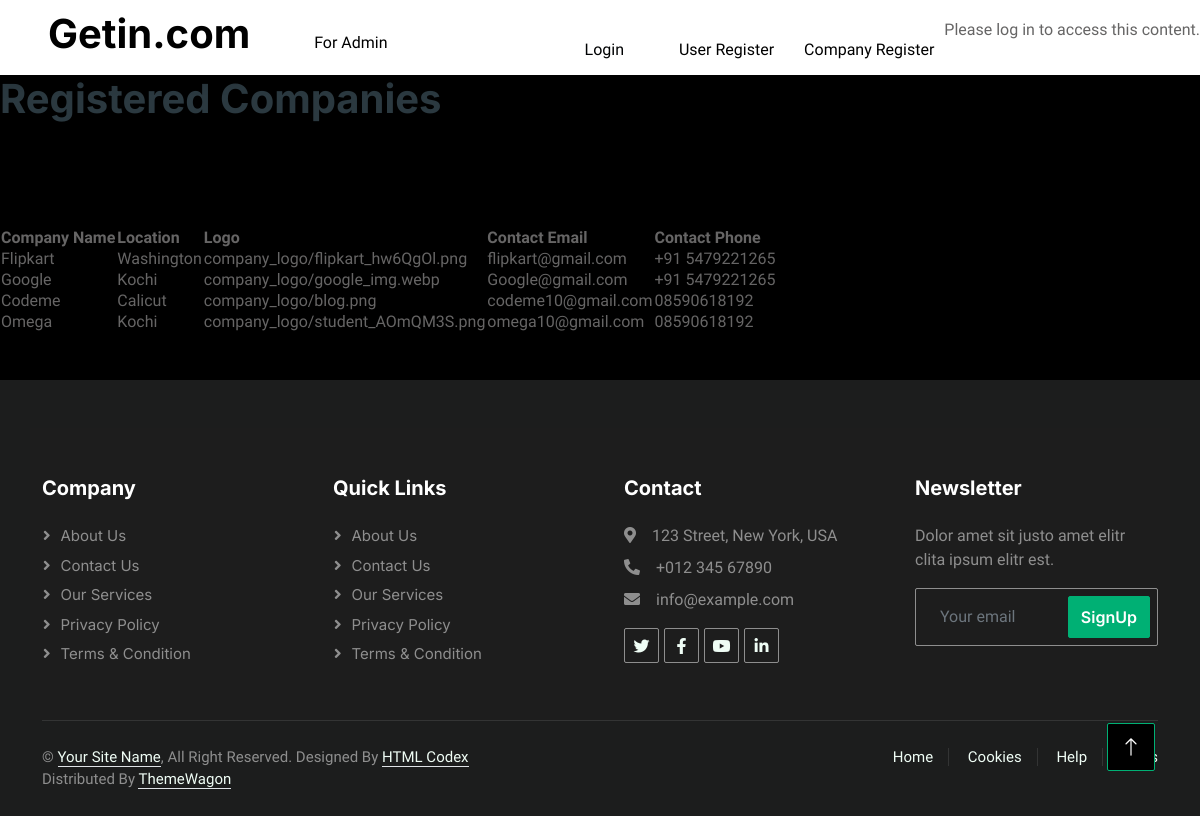
/registered_companies, run on an earlier commit of the app's database.
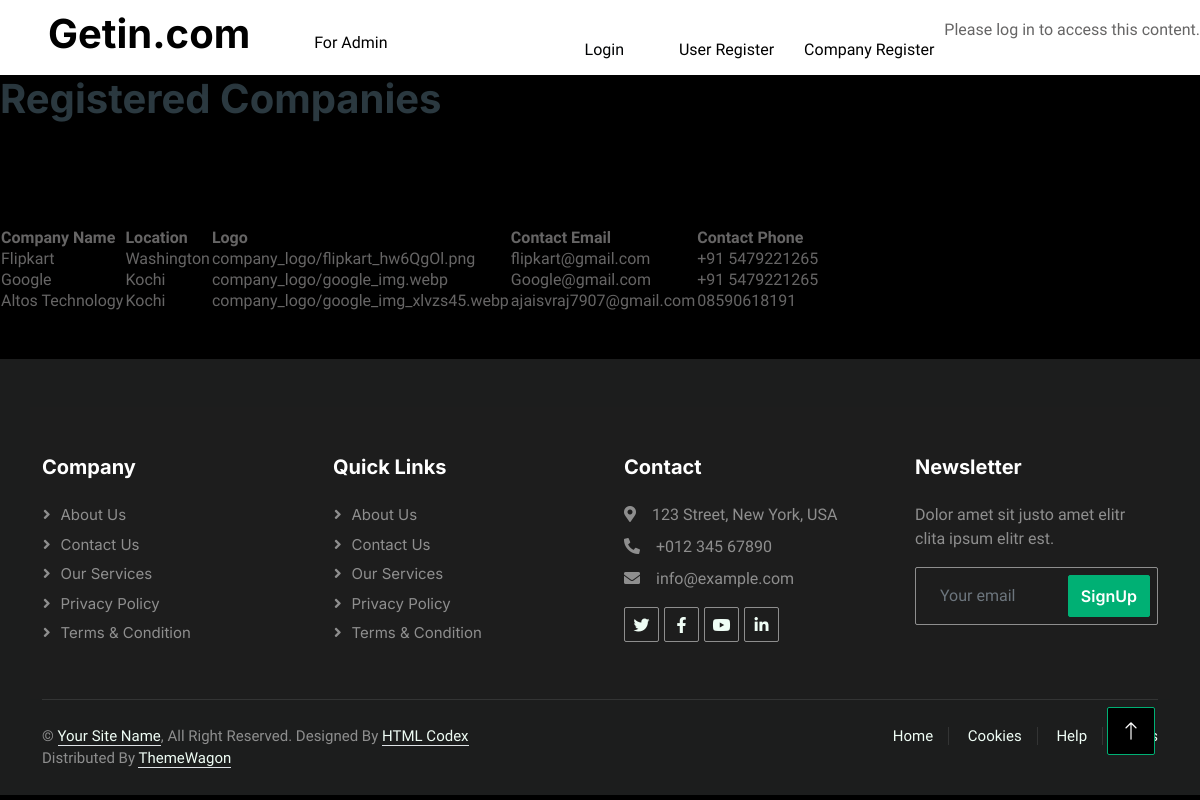
And on a later commit of the database.
### company/models.py (models this page shows, shortened)
class CompanyProfile(models.Model):
    user = models.OneToOneField(Company,on_delete=models.CASCADE)
    company_name = models.CharField(max_length=100)
    location = models.CharField(max_length=100)
    logo = models.ImageField(upload_to="company_logo/",null=True,blank=True)
    contact_email = models.EmailField()
    contact_phone = models.CharField(max_length=15)

### company/views.py (the view)
# urls.py: path('registered_companies',registered_companies,name ='registered_companies'),
def registered_companies(request):
    registered_companies = CompanyProfile.objects.all()
    context = {"registered_companies":registered_companies}
    return render(request,'company/registered_companies.html',context)

### templates/company/registered_companies.html
{% extends 'base.html' %}
{% block content %}
<h1>Registered Companies</h1>
{% if registered_companies %}
  <table>
    <thead>
      <tr>
        <th>Company Name</th><br><br>
        <th>Location</th>
        <th>Logo</th><br><br>
        <th>Contact Email</th>
        <th>Contact Phone</th>
      </tr>
    </thead>
    <tbody>
      {% for registered_companies in registered_companies %}
        <tr>
          <td>{{ registered_companies.company_name }}</td>
          <td>{{ registered_companies.location }}</td>
          <td>{{ registered_companies.logo }}</td>
          <td>{{ registered_companies.contact_email }}</td>
          <td>{{ registered_companies.contact_phone }}</td>
        </tr>
      {% endfor %}
    </tbody>
  </table>
{% else %}
  <p>No registered_companiess found.</p>
{% endif %}
{% endblock %}

### templates/base.html (shortened to what this page needs)
{% load static %}
<head>
    <link href="https://cdnjs.cloudflare.com/ajax/libs/font-awesome/5.10.0/css/all.min.css" rel="stylesheet">
    <link href="https://cdn.jsdelivr.net/npm/bootstrap-icons@1.4.1/font/bootstrap-icons.css" rel="stylesheet">
    <link href="{% static 'lib/animate/animate.min.css' %}" rel="stylesheet">
    <link href="{% static 'lib/owlcarousel/assets/owl.carousel.min.css' %}" rel="stylesheet">
    <link href="{% static 'css/bootstrap.min.css' %}" rel="stylesheet">
    <link href="{% static 'css/style.css' %}" rel="stylesheet">
</head>
<body>
    <!DOCTYPE html>
    <html lang="en">
    <div class="container-xxl.bg-primary.bg-gradient p-0">
        <nav  class="navbar navbar-expand-lg bg-white navbar-light shadow sticky-top p-0">
            <a href="{% url 'user_index' %}" class="navbar-brand d-flex align-items-center text-center py-0 px-4 px-lg-5">
                <h1 class="getin">Getin.com</h1>
            </a>
            <div class="collapse navbar-collapse" id="navbarCollapse">
                <a style="margin-top: 10px; margin-right: 100px; color: #000000;" href="{% url 'admin_home' %}"> For Admin</a>
                <div class="navbar-nav ms-auto p-4 p-lg-0">
                    {% if request.user.is_authenticated %}
                    <a style="margin-top: 25px; margin-right: 100px; color: #000000;" href="{% url 'logout_user' %}"> Logout</a>
                    {% else %}
                    <a style="margin-top: 25px; margin-right: 55px;color: #000203;" href="{% url 'user_login' %}">Login</a>
                    <a style="margin-top: 25px; margin-right: 30px;color: #000000;" href="{% url 'user_register' %}">User Register</a>
                    <a style="margin-top: 25px; margin-right: 10px;color: #000000;" href="{% url 'company_register' %}">Company Register</a>
                   {% endif %}
                    </div>
                </div>
                {% if request.user.is_authenticated %}
                        <a  style="text-decoration: none; margin-right: 55px; color: #000000;" href="{% url 'user_profileview' %}">Hello , {{ request.user.username }}</a>
                        {% else %}
                <p>Please log in to access this content.</p>
                        {% endif %}
            </div>
        {% block content %}
        {% endblock %}
 <div style="background-color: #1c1d1d !important;"     class="container-fluid bg-dark text-white-50 footer pt-5 mt-5 wow fadeIn" data-wow-delay="0.1s">
    <div style="background-color: #1d1d1d;" class="container py-5">
        <div  class="row g-5">
            <div  class="col-lg-3 col-md-6">
                <h5 class="text-white mb-4">Company</h5>
                <a class="btn btn-link text-white-50" href="">About Us</a>
                <a class="btn btn-link text-white-50" href="">Contact Us</a>
                <a class="btn btn-link text-white-50" href="">Our Services</a>
                <a class="btn btn-link text-white-50" href="">Privacy Policy</a>
                <a class="btn btn-link text-white-50" href="">Terms & Condition</a>
            </div>
            <div class="col-lg-3 col-md-6">
                <h5 class="text-white mb-4">Quick Links</h5>
                <a class="btn btn-link text-white-50" href="">About Us</a>
                <a class="btn btn-link text-white-50" href="">Contact Us</a>
                <a class="btn btn-link text-white-50" href="">Our Services</a>
                <a class="btn btn-link text-white-50" href="">Privacy Policy</a>
                <a class="btn btn-link text-white-50" href="">Terms & Condition</a>
            </div>
            <div class="col-lg-3 col-md-6">
                <h5 class="text-white mb-4">Contact</h5>
                <p class="mb-2"><i class="fa fa-map-marker-alt me-3"></i>123 Street, New York, USA</p>
                <p class="mb-2"><i class="fa fa-phone-alt me-3"></i>+012 345 67890</p>
                <p class="mb-2"><i class="fa fa-envelope me-3"></i>info@example.com</p>
                <div class="d-flex pt-2">
                    <a class="btn btn-outline-light btn-social" href=""><i class="fab fa-twitter"></i></a>
                    <a class="btn btn-outline-light btn-social" href=""><i class="fab fa-facebook-f"></i></a>
                    <a class="btn btn-outline-light btn-social" href=""><i class="fab fa-youtube"></i></a>
                    <a class="btn btn-outline-light btn-social" href=""><i class="fab fa-linkedin-in"></i></a>
                </div>
            </div>
            <div class="col-lg-3 col-md-6">
                <h5 class="text-white mb-4">Newsletter</h5>
                <p>Dolor amet sit justo amet elitr clita ipsum elitr est.</p>
                <div class="position-relative mx-auto" style="max-width: 400px;">
                    <input class="form-control bg-transparent w-100 py-3 ps-4 pe-5" type="text" placeholder="Your email">
                    <button type="button" class="btn btn-primary py-2 position-absolute top-0 end-0 mt-2 me-2">SignUp</button>
                </div>
            </div>
        </div>
    </div>
    <div class="container">
        <div class="copyright">
            <div class="row">
                <div class="col-md-6 text-center text-md-start mb-3 mb-md-0">
                    &copy; <a class="border-bottom" href="#">Your Site Name</a>, All Right Reserved.
                    Designed By <a class="border-bottom" href="https://htmlcodex.com">HTML Codex</a>
                    </br>Distributed By <a class="border-bottom" href="https://themewagon.com" target="_blank">ThemeWagon</a>
                </div>
                <div class="col-md-6 text-center text-md-end">
                    <div class="footer-menu">
                        <a href="">Home</a>
                        <a href="">Cookies</a>
                        <a href="">Help</a>
                        <a href="">FQAs</a>
                    </div>
                </div>
            </div>
        </div>
    </div>
</div>
<a style="background-color: #000000;" href="#" class="btn btn-lg btn-primary btn-lg-square back-to-top"><i class="bi bi-arrow-up"></i></a>
</body>
</html>

### static/css/style.css (style rules this page uses)
:root { --primary: #00B074; --secondary: #2B9BFF; --light: #EFFDF5; --dark: #2B3940; }
.back-to-top { position: fixed; display: none; right: 45px; bottom: 45px; z-index: 99; }
.btn { font-family: 'Inter', sans-serif; font-weight: 600; transition: .5s; }
.btn.btn-primary, .btn.btn-secondary { color: #FFFFFF; }
.btn-lg-square { width: 48px; height: 48px; }
.btn-square, .btn-sm-square, .btn-lg-square { padding: 0; display: flex; align-items: center; justify-content: center; font-weight: normal; border-radius: 2px; }
.navbar-light .navbar-brand, .navbar-light a.btn { height: 75px; }
.navbar-light.sticky-top { top: -100px; transition: .5s; }
.footer .btn.btn-social { margin-right: 5px; width: 35px; height: 35px; display: flex; align-items: center; justify-content: center; color: var(--light); border: 1px solid rgba(255,255,255,0.5); border-radius: 2px; transition: .3s; }
.footer .btn.btn-link { display: block; margin-bottom: 5px; padding: 0; text-align: left; font-size: 15px; font-weight: normal; text-transform: capitalize; transition: .3s; }
.footer .btn.btn-link::before { position: relative; content: "\f105"; font-family: "Font Awesome 5 Free"; font-weight: 900; margin-right: 10px; }
.footer .form-control { border-color: rgba(255,255,255,0.5); }
.footer .copyright { padding: 25px 0; font-size: 15px; border-top: 1px solid rgba(256, 256, 256, .1); }
.footer .copyright a { color: var(--light); }
.footer .footer-menu a { margin-right: 15px; padding-right: 15px; border-right: 1px solid rgba(255, 255, 255, .1); }
.footer .footer-menu a:last-child { margin-right: 0; padding-right: 0; border-right: none; }

### templates/base.html (style rules this page uses)
body { background-color: rgb(0, 0, 0); }
.getin { color: #000000 !important; }

What changed in the data, as far as the page shows it:
removed CompanyProfile: company_name "Omega", location "Kochi", logo "company_logo/student_AOmQM3S.png", contact_email "omega10@gmail.com", contact_phone "08590618192"
changed CompanyProfile: company_name "Codeme" → "Altos Technology"; location "Calicut" → "Kochi"; logo "company_logo/blog.png" → "company_logo/google_img_xlvzs45.webp"; contact_email "codeme10@gmail.com" → "ajaisvraj7907@gmail.com"; contact_phone "08590618192" → "08590618191"
